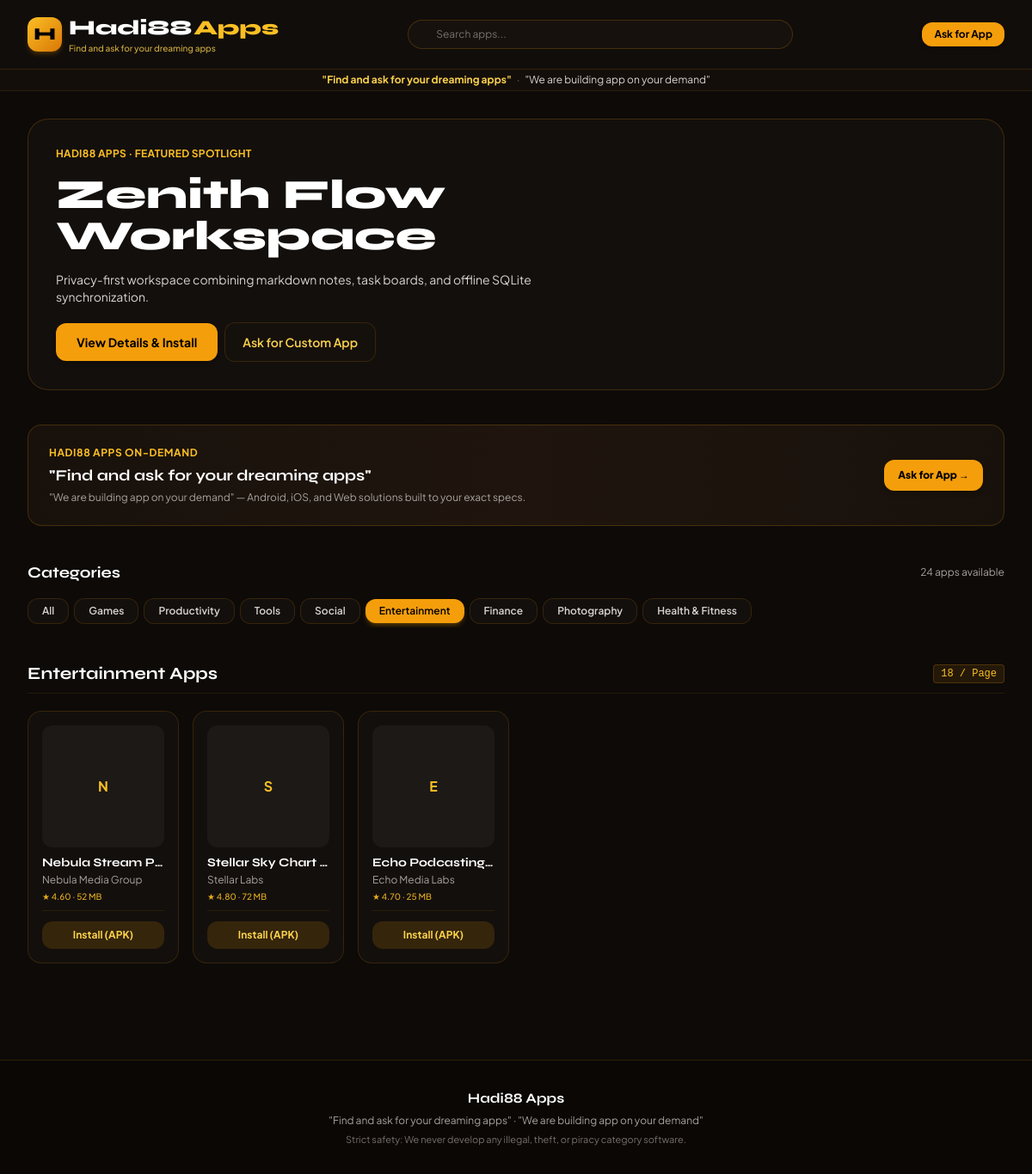
Page /?category=Entertainment on the committed database.
### store/models.py (models this page shows, shortened)
class App(models.Model):
    app_name = models.CharField(max_length=150, verbose_name="Application Name")
    package_name = models.SlugField(max_length=150, unique=True, verbose_name="Package Name (Slug)")
    developer_name = models.CharField(max_length=120, default="Hadi88 Studio", verbose_name="Developer Name")
    category = models.CharField(max_length=50, choices=CATEGORY_CHOICES, default='Tools', db_index=True)
    app_icon = models.ImageField(upload_to=app_icon_upload_path, verbose_name="App Icon (512x512)")
    banner_image = models.ImageField(upload_to=app_banner_upload_path, blank=True, null=True, verbose_name="Featured Banner (16:9)")
    description = models.TextField(verbose_name="Full Description")
    version = models.CharField(max_length=20, default="1.0.0", verbose_name="Version")
    apk_file = models.FileField(
        upload_to=apk_upload_path,
        validators=[FileExtensionValidator(allowed_extensions=['apk', 'xapk', 'zip'])],
        verbose_name="APK Binary Package"
    )
    file_size = models.CharField(max_length=20, default="25 MB", verbose_name="File Size (e.g. 45 MB)")
    downloads_count = models.PositiveIntegerField(default=0, db_index=True, verbose_name="Total Downloads")
    rating = models.DecimalField(
        max_digits=3, decimal_places=2, default=4.50,
        validators=[MinValueValidator(1.00), MaxValueValidator(5.00)],
        verbose_name="Rating (1.00 - 5.00)"
    )
    is_featured = models.BooleanField(default=False, help_text="Showcase in hero carousel")
    is_published = models.BooleanField(default=True, help_text="Publicly visible in store")
    created_at = models.DateTimeField(auto_now_add=True, db_index=True)
    updated_at = models.DateTimeField(auto_now=True)
    class Meta:
        ordering = ['-downloads_count', '-created_at']
        verbose_name = "Application"
        verbose_name_plural = "Applications"
    def get_absolute_url(self):
        return reverse('app_detail', kwargs={'package_name': self.package_name})

### store/views.py (the view)
# urls.py: path('', views.AppCatalogView.as_view(), name='app_catalog'),
class AppCatalogView(ListView):
    model = App
    template_name = 'store/index.html'
    context_object_name = 'apps'
    paginate_by = 18
    def get_queryset(self):
        queryset = App.objects.filter(is_published=True)
        category = self.request.GET.get('category')
        query = self.request.GET.get('q')
        if category and category != 'All':
            queryset = queryset.filter(category=category)
        if query:
            queryset = queryset.filter(
                Q(app_name__icontains=query) |
                Q(developer_name__icontains=query) |
                Q(package_name__icontains=query)
            )
        return queryset
    def get_context_data(self, **kwargs):
        context = super().get_context_data(**kwargs)
        context['categories'] = ['All'] + [c[0] for c in CATEGORY_CHOICES]
        context['current_category'] = self.request.GET.get('category', 'All')
        context['search_query'] = self.request.GET.get('q', '')
        context['featured_apps'] = App.objects.filter(is_published=True).order_by('-is_featured', '-rating')[:4]
        context['total_apps_count'] = App.objects.filter(is_published=True).count()
        return context

### templates/store/index.html (shortened to what this page needs)
{% extends 'store/base.html' %}
{% block content %}
<div class="max-w-7xl mx-auto px-3 sm:px-6 lg:px-8 py-4 sm:py-8 space-y-6 sm:space-y-10">
  {% if featured_apps %}
  <section class="glass-panel rounded-2xl sm:rounded-3xl p-4 sm:p-8 border border-amber-500/20 relative overflow-hidden">
    {% with hero=featured_apps.0 %}
    <div class="grid grid-cols-1 lg:grid-cols-12 gap-4 sm:gap-8 items-center">
      <div class="lg:col-span-7 space-y-2.5 sm:space-y-4">
        <div class="text-[10px] sm:text-xs font-bold text-amber-400 uppercase tracking-wide">
          Hadi88 Apps · Featured Spotlight
        </div>
        <h1 class="text-xl sm:text-3xl lg:text-5xl font-display font-extrabold text-white leading-tight">
          {{ hero.app_name }}
        </h1>
        <p class="text-[11px] sm:text-sm text-stone-300 line-clamp-2 sm:line-clamp-3 leading-relaxed">
          {{ hero.description }}
        </p>
        <div class="flex flex-wrap items-center gap-2 pt-1">
          <a href="{{ hero.get_absolute_url }}" class="px-4 sm:px-6 py-2 sm:py-3 rounded-xl bg-amber-500 hover:bg-amber-400 text-black font-bold text-[11px] sm:text-sm shadow-md">
            View Details & Install
          </a>
          <a href="{% url 'contact_admin_demand' %}" class="px-3.5 sm:px-5 py-2 sm:py-3 rounded-xl glass-panel text-amber-300 text-[11px] sm:text-sm font-semibold">
            Ask for Custom App
          </a>
        </div>
      </div>
    </div>
    {% endwith %}
  </section>
  {% endif %}
  <div class="glass-panel rounded-2xl p-3.5 sm:p-6 border border-amber-500/20 flex flex-col sm:flex-row items-start sm:items-center justify-between gap-3 bg-gradient-to-r from-[#18110b] via-[#1f150e] to-[#18110b]">
    <div class="space-y-1">
      <div class="text-[10px] sm:text-xs font-bold text-amber-400 uppercase tracking-wider">Hadi88 Apps On-Demand</div>
      <div class="text-sm sm:text-lg font-display font-bold text-white leading-tight">
        "Find and ask for your dreaming apps"
      </div>
      <p class="text-[10px] sm:text-xs text-stone-400">
        "We are building app on your demand" — Android, iOS, and Web solutions built to your exact specs.
      </p>
    </div>
    <a
      href="{% url 'contact_admin_demand' %}"
      class="w-full sm:w-auto px-4 py-2 sm:py-2.5 rounded-xl bg-amber-500 hover:bg-amber-400 text-black font-extrabold text-xs text-center shrink-0 shadow-md"
    >
      Ask for App →
    </a>
  </div>
  <section class="space-y-2 sm:space-y-3">
    <div class="flex items-center justify-between">
      <h2 class="text-sm sm:text-lg font-display font-bold text-white">Categories</h2>
      <span class="text-[10px] sm:text-xs text-stone-400">{{ total_apps_count }} apps available</span>
    </div>
    <div class="flex items-center gap-1.5 overflow-x-auto no-scrollbar py-1 -mx-3 px-3">
      {% for cat in categories %}
      <a
        href="?category={{ cat }}"
        class="whitespace-nowrap px-3 sm:px-4 py-1.5 rounded-lg sm:rounded-xl text-[11px] sm:text-xs font-semibold transition-all {% if current_category == cat %}bg-amber-500 text-black font-bold shadow-md shadow-amber-500/25{% else %}glass-panel text-stone-300 hover:text-amber-300{% endif %}"
      >
        {{ cat }}
      </a>
      {% endfor %}
    </div>
  </section>
  <section class="space-y-3 sm:space-y-5">
    <div class="flex items-center justify-between border-b border-amber-500/10 pb-2">
      <h2 class="text-sm sm:text-xl font-display font-bold text-white">
        {% if current_category != 'All' %}{{ current_category }} Apps{% else %}All Applications{% endif %}
      </h2>
      <span class="text-[10px] sm:text-xs font-mono text-amber-400 bg-amber-500/10 px-2 py-0.5 rounded border border-amber-500/20">
        18 / Page
      </span>
    </div>
    {% if apps %}
    <div class="grid grid-cols-2 sm:grid-cols-3 md:grid-cols-4 lg:grid-cols-6 gap-2.5 sm:gap-4">
      {% for app in apps %}
      <div class="glass-panel rounded-xl sm:rounded-2xl p-2.5 sm:p-4 flex flex-col justify-between hover:border-amber-400/40 transition-all">
        <div>
          <a href="{{ app.get_absolute_url }}" class="block mb-2">
            {% if app.app_icon %}
            <img src="{{ app.app_icon.url }}" alt="{{ app.app_name }}" class="w-full aspect-square rounded-xl object-cover bg-stone-900 border border-amber-500/15">
            {% else %}
            <div class="w-full aspect-square rounded-xl bg-stone-900 flex items-center justify-center font-bold text-amber-400">
              {{ app.app_name|slice:":1" }}
            </div>
            {% endif %}
          </a>
          <h3 class="font-bold text-xs sm:text-sm text-white truncate">
            <a href="{{ app.get_absolute_url }}">{{ app.app_name }}</a>
          </h3>
          <p class="text-[10px] sm:text-xs text-stone-400 truncate mt-0.5">{{ app.developer_name }}</p>
          <div class="text-[10px] text-amber-400/90 font-medium mt-1">
            ★ {{ app.rating }} · {{ app.file_size }}
          </div>
        </div>
        <div class="pt-2 sm:pt-3 mt-2 border-t border-amber-500/10">
          <a
            href="{% url 'download_apk' app.package_name %}"
            class="w-full py-1.5 sm:py-2 px-2 rounded-lg sm:rounded-xl bg-amber-500/15 hover:bg-amber-500 text-amber-300 hover:text-black text-[10px] sm:text-xs font-bold text-center block transition-all"
          >
            Install (APK)
          </a>
        </div>
      </div>
      {% endfor %}
    </div>
    {% endif %}
  </section>
</div>
{% endblock %}

### templates/store/base.html (style rules this page uses)
body { font-family: 'Plus Jakarta Sans', sans-serif; background-color: #0d0a08; color: #f7efe6; }
h1, h2, h3, .font-display { font-family: 'Syne', sans-serif; }
.glass-panel { background: rgba(22, 17, 13, 0.85); backdrop-filter: blur(16px); -webkit-backdrop-filter: blur(16px); border: 1px solid rgba(245, 158, 11, 0.15); }

### rows in the picture
App: app_name "Zenith Flow Workspace", description "Privacy-first workspace combining markdown notes, task boards, and offline SQLite synchronization."
App: app_name "N", app_name "Nebula Stream P…", developer_name "Nebula Media Group", rating "4.60", file_size "52 MB"
App: app_name "S", app_name "Stellar Sky Chart…", developer_name "Stellar Labs", rating "4.80", file_size "72 MB"
App: app_name "E", app_name "Echo Podcasting…", developer_name "Echo Media Labs", rating "4.70", file_size "25 MB"

### other values in the picture
{{ total_apps_count }} "24"
{{ cat }} "All" "Games" "Productivity" "Tools" "Social" "Entertainment" "Finance" "Photography" "Health & Fitness"
{{ current_category }} "Entertainment"
